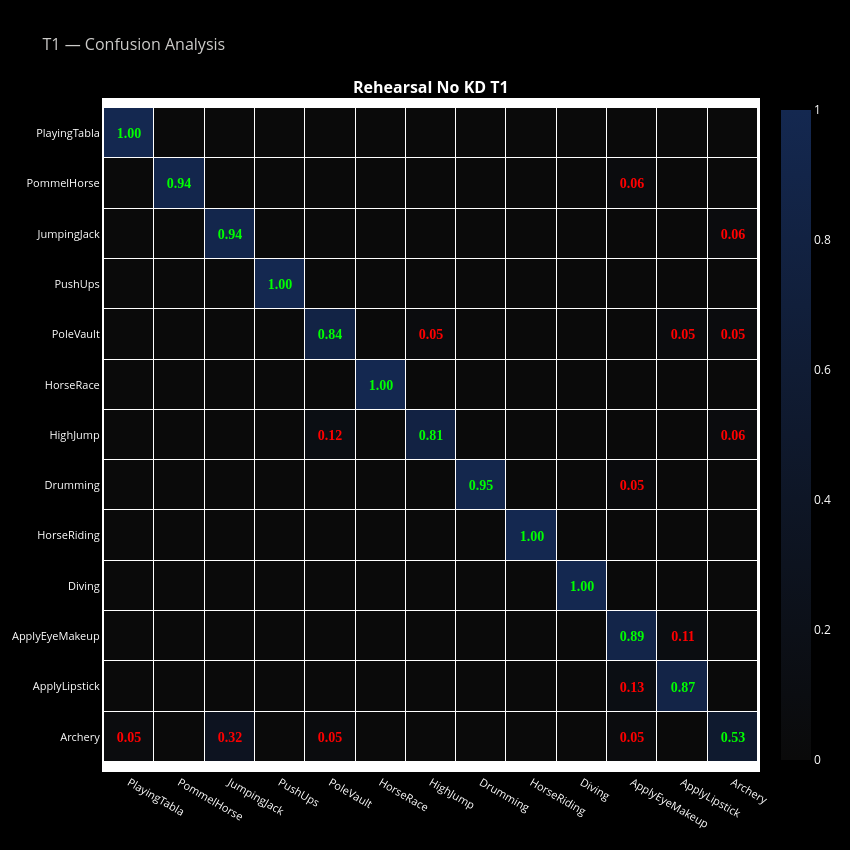

Write notebook code for a chart like this one.
### Code cell
plot_confusion({k: results_t1[k] for k in results_t1.keys() if "Rehearsal No KD T1" in k}, task_label="T1", global_class_names=class_names).show()

### Figure 1 — Plotly figure (JSON) as saved in the notebook; plotly's stock layout.template omitted (floating-point values rounded to 4 significant figures; data arrays with more than 128 entries replaced by an {"elided": "..."} marker saying what was removed)
{"data": [{"colorscale": [[0, "rgb(10,10,10)"], [1, "rgb(20, 40, 80)"]], "showscale": true, "text": {"elided": "13x13 str values"}, "textfont": {"family": "Arial Black", "size": 14}, "texttemplate": "%{text}", "type": "heatmap", "x": ["PlayingTabla", "PommelHorse", "JumpingJack", "PushUps", "PoleVault", "HorseRace", "HighJump", "Drumming", "HorseRiding", "Diving", "ApplyEyeMakeup", "ApplyLipstick", "Archery"], "xaxis": "x", "xgap": 1, "y": ["PlayingTabla", "PommelHorse", "JumpingJack", "PushUps", "PoleVault", "HorseRace", "HighJump", "Drumming", "HorseRiding", "Diving", "ApplyEyeMakeup", "ApplyLipstick", "Archery"], "yaxis": "y", "ygap": 1, "z": {"elided": "13x13 float values"}, "zmax": 1, "zmin": 0}], "layout": {"annotations": [{"font": {"size": 16}, "showarrow": false, "text": "<b>Rehearsal No KD T1</b>", "x": 0.5, "xanchor": "center", "xref": "paper", "y": 1, "yanchor": "bottom", "yref": "paper"}], "font": {"color": "white"}, "height": 850, "legend": {"bgcolor": "rgba(0,0,0,0)", "font": {"size": 12}, "orientation": "h", "x": 0.5, "xanchor": "center", "y": 1.12}, "paper_bgcolor": "black", "plot_bgcolor": "white", "title": {"font": {"color": "#cdccca", "size": 16}, "text": "T1 — Confusion Analysis"}, "width": 850, "xaxis": {"anchor": "y", "domain": [0, 1], "gridcolor": "rgba(255,255,255,0.1)", "linecolor": "white", "linewidth": 2, "mirror": true, "showline": true, "tickfont": {"color": "white", "size": 11}}, "yaxis": {"anchor": "x", "autorange": "reversed", "domain": [0, 1], "linecolor": "white", "linewidth": 2, "mirror": true, "scaleanchor": "x", "scaleratio": 1, "showline": true, "tickfont": {"color": "white", "size": 11}}}}
